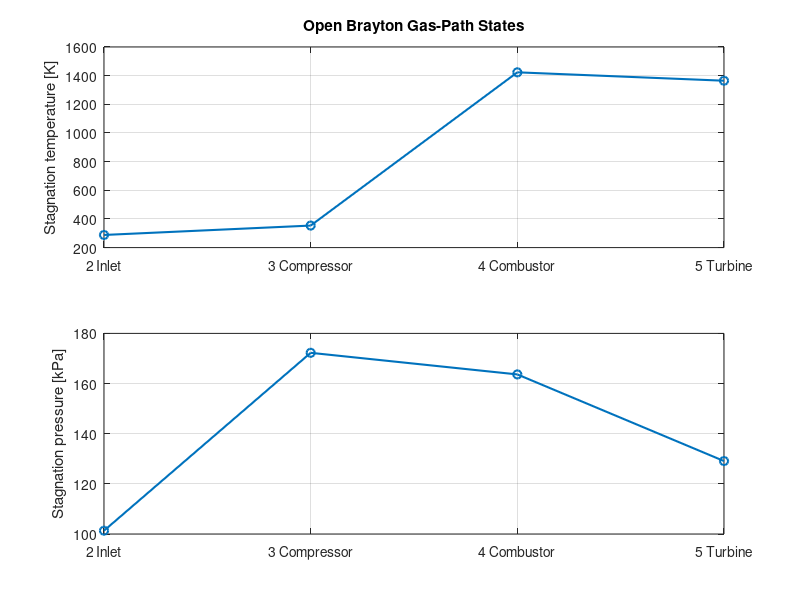

Recreate this plot in MATLAB.
%% BRAYTON_CYCLE_MODEL
% Simplified, steady-state, open Brayton-cycle model for a turbocharger-based
% turbojet. SI units throughout. This is an analytical estimate, NOT a
% compressor/turbine map match, combustor CFD model, or validated test result.
%
% Station definitions (all pressures/temperatures are STAGNATION values):
%   0: ambient/free stream
%   2: compressor inlet (ideal inlet assumed)
%   3: compressor exit
%   4: combustor exit / turbine inlet
%   5: turbine exit / nozzle inlet
%
% Edit the illustrative inputs below using your actual design/test data.
clear; clc; close all;

%% INPUTS: EDIT THESE (illustrative examples, not measured project data)
T_ambient_K        = 288.15;     % K
P_ambient_Pa       = 101325;     % Pa
compressor_PR      = 1.70;       % ASSUMED P_t3/P_t2; no compressor map available
eta_compressor     = 0.72;       % compressor isentropic efficiency, 0-1
combustor_dP_frac  = 0.05;       % fraction of P_t3 lost in combustor
T_turbine_in_K     = 1150 + 273.15; % K; user-supplied 1150 deg C (unverified measurement)
eta_turbine        = 0.72;       % turbine isentropic efficiency, 0-1
eta_shaft          = 0.95;       % turbine-to-compressor mechanical efficiency
eta_combustion     = 0.98;       % fuel combustion efficiency, 0-1
fuel_LHV_J_per_kg  = 46.4e6;    % J/kg propane, approximate LHV
mdot_air_kg_s      = 0.15;       % kg/s, assumed only; no compressor flow map
cp_air_J_kgK       = 1005;       % J/(kg K), constant specific heat
cp_gas_J_kgK       = 1150;       % J/(kg K), approximate hot-gas cp
gamma_air          = 1.40;       % dimensionless
gamma_gas          = 1.33;       % dimensionless
R_air_J_kgK        = 287.05;     % J/(kg K)

%% INPUT VALIDATION
assert(T_ambient_K > 0 && P_ambient_Pa > 0 && T_turbine_in_K > 0);
assert(compressor_PR >= 1 && mdot_air_kg_s > 0);
assert(all([eta_compressor,eta_turbine,eta_shaft,eta_combustion] > 0) && ...
       all([eta_compressor,eta_turbine,eta_shaft,eta_combustion] <= 1));
assert(combustor_dP_frac >= 0 && combustor_dP_frac < 1);
assert(cp_air_J_kgK > 0 && cp_gas_J_kgK > 0 && fuel_LHV_J_per_kg > 0);
assert(gamma_air > 1 && gamma_gas > 1 && R_air_J_kgK > 0);

%% COMPONENT PERFORMANCE
Tt2 = T_ambient_K;
Pt2 = P_ambient_Pa;
Pt3 = Pt2 * compressor_PR;
Tt3_ideal = Tt2 * compressor_PR^((gamma_air-1)/gamma_air);
Tt3 = Tt2 + (Tt3_ideal-Tt2)/eta_compressor;

Pt4 = Pt3 * (1-combustor_dP_frac);
Tt4 = T_turbine_in_K;

% Exact energy balance under constant cp, neglecting fuel sensible enthalpy:
% (1+f)*cp_g*Tt4 = cp_air*Tt3 + f*eta_b*LHV.
denominator = eta_combustion*fuel_LHV_J_per_kg - cp_gas_J_kgK*Tt4;
assert(denominator > 0, 'Combustor energy balance has no valid positive denominator.');
f = (cp_gas_J_kgK*Tt4 - cp_air_J_kgK*Tt3)/denominator;
assert(f > 0, 'Nonpositive fuel/air ratio: check turbine inlet temperature and parameters.');

specific_compressor_work_J_kg_air = cp_air_J_kgK*(Tt3-Tt2);
% Shaft work balance per kg AIR, accounting for added fuel mass:
Tt5 = Tt4 - specific_compressor_work_J_kg_air/(eta_shaft*(1+f)*cp_gas_J_kgK);
assert(Tt5 > 0 && Tt5 < Tt4, 'Invalid turbine exit temperature.');

% Turbine efficiency: eta_t = (Tt4-Tt5)/(Tt4-Tt5s)
Tt5s = Tt4 - (Tt4-Tt5)/eta_turbine;
assert(Tt5s > 0, 'Invalid turbine isentropic exit temperature.');
Pt5 = Pt4*(Tt5s/Tt4)^(gamma_gas/(gamma_gas-1));
assert(Pt5 > 0, 'Invalid turbine exit pressure.');

mdot_fuel_kg_s = f*mdot_air_kg_s;
mdot_exhaust_kg_s = (1+f)*mdot_air_kg_s;
compressor_power_W = mdot_air_kg_s*specific_compressor_work_J_kg_air;
turbine_gas_power_W = mdot_exhaust_kg_s*cp_gas_J_kgK*(Tt4-Tt5);
shaft_power_W = eta_shaft*turbine_gas_power_W;
fuel_chemical_power_W = mdot_fuel_kg_s*fuel_LHV_J_per_kg;

%% DISPLAY RESULTS
fprintf('\nOPEN BRAYTON GAS-PATH MODEL (illustrative inputs)\n');
fprintf('Station       Tt [K]       Pt [kPa]\n');
fprintf('2 (inlet)    %8.2f     %9.2f\n', Tt2,Pt2/1000);
fprintf('3 (comp out) %8.2f     %9.2f\n', Tt3,Pt3/1000);
fprintf('4 (turb in)  %8.2f     %9.2f\n', Tt4,Pt4/1000);
fprintf('5 (turb out) %8.2f     %9.2f\n', Tt5,Pt5/1000);
fprintf('\nFuel/air mass ratio f          = %.5f\n',f);
fprintf('Fuel flow                     = %.5f kg/s\n',mdot_fuel_kg_s);
fprintf('Exhaust flow                  = %.5f kg/s\n',mdot_exhaust_kg_s);
fprintf('Compressor shaft demand       = %.2f kW\n',compressor_power_W/1000);
fprintf('Turbine gas work rate         = %.2f kW\n',turbine_gas_power_W/1000);
fprintf('Useful turbine shaft power    = %.2f kW\n',shaft_power_W/1000);
fprintf('Fuel chemical energy rate     = %.2f kW\n',fuel_chemical_power_W/1000);
if Pt5 <= P_ambient_Pa
    warning('Turbine exit total pressure is <= ambient: a simple expanding nozzle cannot produce the assumed jet.');
end
fprintf('\nNOTE: Compressor PR and air flow are assumptions, not compressor-map results.\n');
fprintf('Turbine inlet temperature is user-supplied; verify whether measured or design target.\n');

%% PLOTS: gas-path stations (not a closed thermodynamic-cycle diagram)
stations = {'2 Inlet','3 Compressor','4 Combustor','5 Turbine'};
figure('Name','Turbojet Brayton Gas-Path States','Color','w');
subplot(2,1,1);
plot(1:4,[Tt2,Tt3,Tt4,Tt5],'-o','LineWidth',1.5);
set(gca,'XTick',1:4,'XTickLabel',stations); grid on;
ylabel('Stagnation temperature [K]'); title('Open Brayton Gas-Path States');
subplot(2,1,2);
plot(1:4,[Pt2,Pt3,Pt4,Pt5]/1000,'-o','LineWidth',1.5);
set(gca,'XTick',1:4,'XTickLabel',stations); grid on;
ylabel('Stagnation pressure [kPa]');
